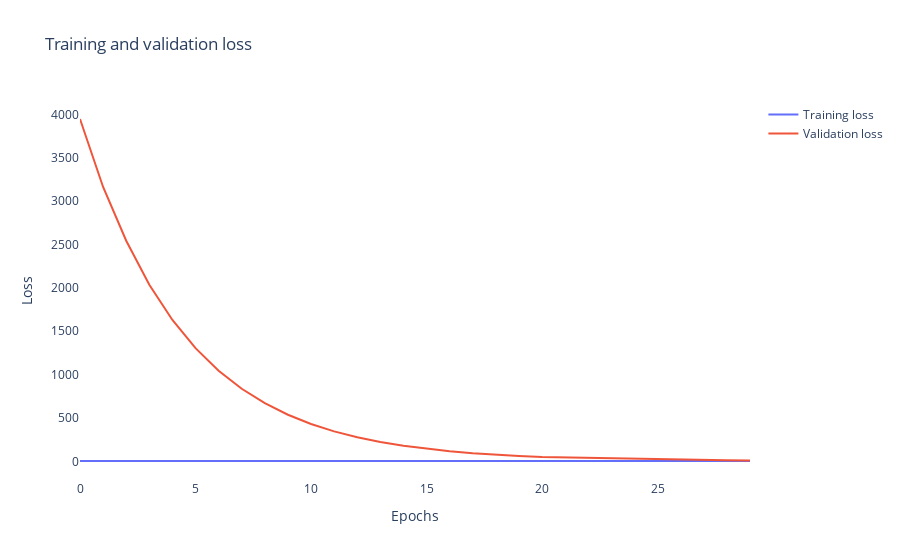

Notebook code for this chart:
### Code cell
fig = go.Figure()

fig.add_trace(go.Scatter(
        x=np.r_[epochs_range],
        y=smooth_curve(loss),
        name = "Training loss"
    ))

fig.add_trace(go.Scatter(
        x=np.r_[epochs_range],
        y=smooth_curve(val_loss),
        name = "Validation loss"
    ))

fig.update_layout(
    xaxis=dict(title = "Epochs"),
    yaxis=dict(title = "Loss"),
    plot_bgcolor='white',
    title = "Training and validation loss"
)

py.offline.iplot(fig)

### Figure 1 — Plotly figure (JSON) as saved in the notebook; plotly's stock layout.template omitted (floating-point values rounded to 4 significant figures)
{"data": [{"name": "Training loss", "type": "scatter", "x": [0, 1, 2, 3, 4, 5, 6, 7, 8, 9, 10, 11, 12, 13, 14, 15, 16, 17, 18, 19, 20, 21, 22, 23, 24, 25, 26, 27, 28, 29], "y": [4.603, 4.547, 4.506, 4.499, 4.489, 4.428, 4.389, 4.309, 4.297, 4.3, 4.33, 4.29, 4.322, 4.222, 4.164, 4.261, 4.251, 4.252, 4.321, 4.327, 4.332, 4.321, 4.285, 4.182, 4.147, 4.227, 4.238, 4.206, 4.315, 4.232]}, {"name": "Validation loss", "type": "scatter", "x": [0, 1, 2, 3, 4, 5, 6, 7, 8, 9, 10, 11, 12, 13, 14, 15, 16, 17, 18, 19, 20, 21, 22, 23, 24, 25, 26, 27, 28, 29], "y": [3946.0, 3162.0, 2543.0, 2035.0, 1629.0, 1304.0, 1044.0, 836.7, 670.2, 537.1, 430.6, 345.4, 277.1, 222.5, 178.8, 143.9, 116.2, 93.94, 76.08, 61.76, 50.19, 45.5, 37.38, 30.9, 25.65, 21.46, 17.92, 14.99, 12.95, 11.13]}], "layout": {"plot_bgcolor": "white", "title": {"text": "Training and validation loss"}, "xaxis": {"title": {"text": "Epochs"}}, "yaxis": {"title": {"text": "Loss"}}}}
